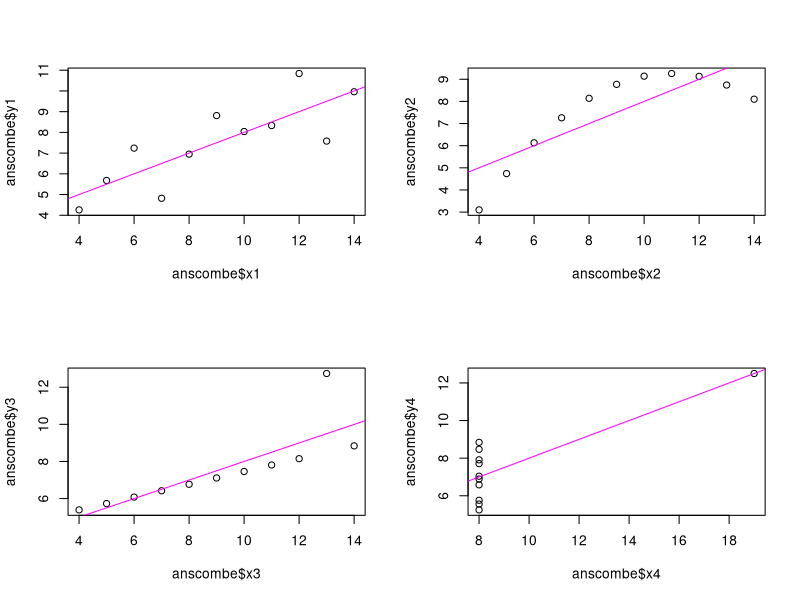

Here is the R script that generated this plot:
# In dieser Aufgabe betrachten wir 4 Datensätze, die von Anscombe konstruiert wurden.
# In jedem der Datensätze gibt es eine Zielvariable y und eine erklärende Variable x.

#a) Die Datei ist R schon enthalten.
head(anscombe)

# b) StellenSie jeden der 4 Datensätze als Streudiagramm dar,
# zeichnen Sie die Regressionsgerade ein und kommentieren Sie die Ergebnisse.
par(mfrow=c(2,2))
plot(anscombe$x1, anscombe$y1)
reg <- lm(anscombe$y1 ~ anscombe$x1)
abline(reg, col = "magenta")

plot(anscombe$x2, anscombe$y2)
reg <- lm(anscombe$y2 ~ anscombe$x2)
abline(reg, col = "magenta")

plot(anscombe$x3, anscombe$y3)
reg <- lm(anscombe$y3 ~ anscombe$x3)
abline(reg, col = "magenta")

plot(anscombe$x4, anscombe$y4)
reg <- lm(anscombe$y4 ~ anscombe$x4)
abline(reg, col = "magenta")

# c) Vergleichen Sie jeweils a und b, wobei y = a + bx.
# lm(y1 ~ x1, data = anscombe) # oder
lm(anscombe$y1 ~ anscombe$x1)
lm(anscombe$y2 ~ anscombe$x2)
lm(anscombe$y3 ~ anscombe$x3)
lm(anscombe$y4 ~ anscombe$x4)